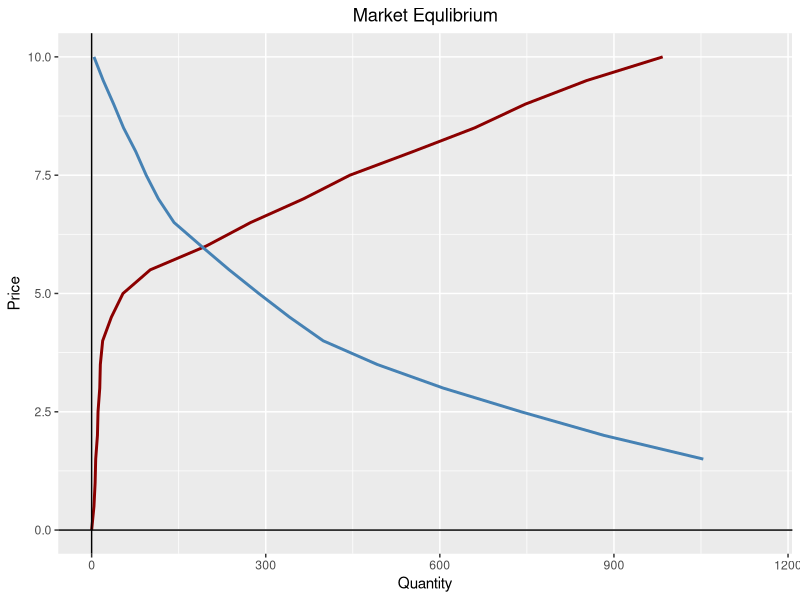
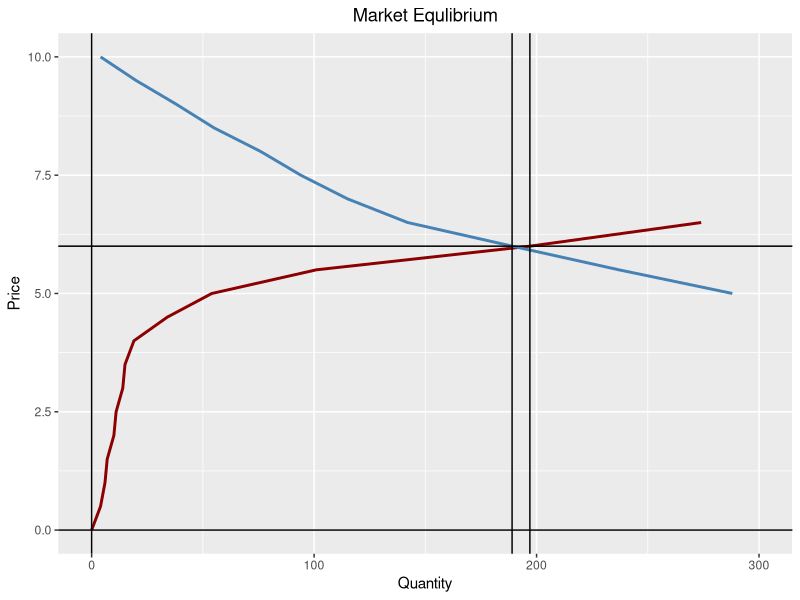

Write the R code that produced these figures, in order.
## ---- chunk 1
knitr::opts_chunk$set(echo = TRUE)
## ---- chunk 2
# Load Libraries

# If you do not have readxl or tidyverse installed, uncomment the following lines
# install.packages("readxl")
# install.packages("tidyverse")

require(readxl)
require(tidyverse)
## ---- chunk 3
# Import Data
Supply_Data <- read_excel("Supply_Data.xlsx")
Demand_Data <- read_excel("Demand_Data.xlsx")

# Check data import
head(Supply_Data)
head(Demand_Data)
## ---- chunk 4
# Get caught up from parts 1 and 2
# Rebuild the market supply and demand data frames with elasticity zones
# Please refer to the first two articles for details
# I am assuming that you are caught up on those to follow along
# This will be a bunch of copy/paste without the extra checks and graphs
## ---- chunk 5
# Demand first

# Wrangle the data into a ggplot friendly structure
Wrangled_Data <- data.frame(Price = Demand_Data$Price, stack(Demand_Data[2:11]))
names(Wrangled_Data)[2] <- "Quantity"
names(Wrangled_Data)[3] <- "Qd_num"

# Create market demand
Market_Demand <- data.frame(Price = Demand_Data$Price, Market_Demand = rowSums(Demand_Data[2:11]))

# Add Elasticity zones
# 10-6.5 zone 1
# 6-4 zone 2
# 3.5-2 zone 3
# 1.5-0 zone 4
Market_Demand$Elasticity_Zone <- as.character(c(1,1,1,1,1,1,1,1,2,2,2,2,2,3,3,3,3,4,4,4,4))
## ---- chunk 6
# Supply second

# Wrangle the data into a ggplot friendly structure
Wrangled_Supply_Data <- data.frame(Price = Supply_Data$Price, stack(Supply_Data[2:11]))
names(Wrangled_Supply_Data)[2] <- "Quantity"
names(Wrangled_Supply_Data)[3] <- "Qs_num"

# Create market supply
Market_Supply <- data.frame(Price = Supply_Data$Price, Market_Supply = rowSums(Supply_Data[2:11]))

# Add Elasticity zones
# 10-5.5 zone 1
# 5-4 zone 2
# 3.5-0 zone 3
Market_Supply$Elasticity_Zone <- as.character(c(1,1,1,1,1,1,1,1,1,1,2,2,2,3,3,3,3,3,3,3,3))
## ---- chunk 7
# Plot the equilibrium
ggplot() +
  geom_line(data = Market_Supply, aes(x = Market_Supply, y = Price), color = "darkred", size = 1) +
  geom_line(data = Market_Demand, aes(x = Market_Demand, y = Price), color = "steelblue", size = 1) +
  geom_vline(xintercept = 0) +
  geom_hline(yintercept = 0) +
  xlim(0, 1150) +
  ggtitle("Market Equlibrium") +
  theme(plot.title = element_text(hjust = 0.5)) + 
  xlab("Quantity") +
  ylab("Price")
## ---- chunk 8
# Join data together
Merged_data <- inner_join(Market_Demand, Market_Supply, by = "Price")
head(Merged_data)
## ---- chunk 9
# Find difference between supply and demand
Merged_data$Diff <- Merged_data$Market_Supply - Merged_data$Market_Demand
Merged_data
## ---- chunk 10
# Find row of minimum difference
min_diff_1 <- Merged_data[which.min(abs(Merged_data$Diff)),]
min_diff_1
## ---- chunk 11
# Add lines to previous graph based on the min_diff_1 numbers

# Plot the equilibrium
ggplot() +
  geom_line(data = Market_Supply, aes(x = Market_Supply, y = Price), color = "darkred", size = 1) +
  geom_line(data = Market_Demand, aes(x = Market_Demand, y = Price), color = "steelblue", size = 1) +
  geom_vline(xintercept = 0) +
  geom_hline(yintercept = 0) +
  xlim(0, 300) + ### ZOOM IN A BIT ###
  ggtitle("Market Equlibrium") +
  theme(plot.title = element_text(hjust = 0.5)) + 
  xlab("Quantity") +
  ylab("Price") +
  ### NEW LINES ###
  geom_hline(yintercept = min_diff_1$Price) +
  geom_vline(xintercept = min_diff_1$Market_Demand) + 
  geom_vline(xintercept = min_diff_1$Market_Supply)
## ---- chunk 12
# Calculate total revenue
total_revenue <- min_diff_1$Price * mean(min_diff_1$Market_Demand, min_diff_1$Market_Supply)
total_revenue
## ---- chunk 13
# Make Linear models to fill in the blanks

# We can see that the Market Demand is in Elasticity Zone 2 and the Market Supply is in Elasticity Zone 1. We can make simple linear models to then predict prices down to the cent in the Elasticity Zone where the intersection happens
## ---- chunk 14
# Create Supply linear model

# Filter Data
supply_lm_data <- Market_Supply %>%
  filter(Elasticity_Zone == 1)

# Create linear model
Supply_Zone_1_lm <- lm(Market_Supply ~ Price, data = supply_lm_data)

# Create and print summary
summary(Supply_Zone_1_lm)
## ---- chunk 15
# Create Demand linear model

# Filter Data
demand_lm_data <- Market_Demand %>%
  filter(Elasticity_Zone == 2)

# Create linear model
Demand_Zone_2_lm <- lm(Market_Demand ~ Price, data = demand_lm_data)

# Create and print summary
summary(Demand_Zone_2_lm)
## ---- chunk 16
# Use linear models to fill in data

# new price data
new_price_data <- data.frame(Price = seq(5.5, 6.5, by = 0.01))
## ---- chunk 17
# Use coefficient and intercept data to fill in the blanks

# Supply first
new_price_data$supply <- round(Supply_Zone_1_lm$coefficients[1] + (Supply_Zone_1_lm$coefficients[2] * new_price_data$Price), 0)

# Demand next
new_price_data$demand <- round(Demand_Zone_2_lm$coefficients[1] + (Demand_Zone_2_lm$coefficients[2] * new_price_data$Price), 0)

# Find difference between supply and demand
new_price_data$Diff <- new_price_data$demand - new_price_data$supply

# Check the data
head(new_price_data)
## ---- chunk 18
# Find row of minimum difference
min_diff_2 <- new_price_data[which.min(abs(new_price_data$Diff)),]
min_diff_2
